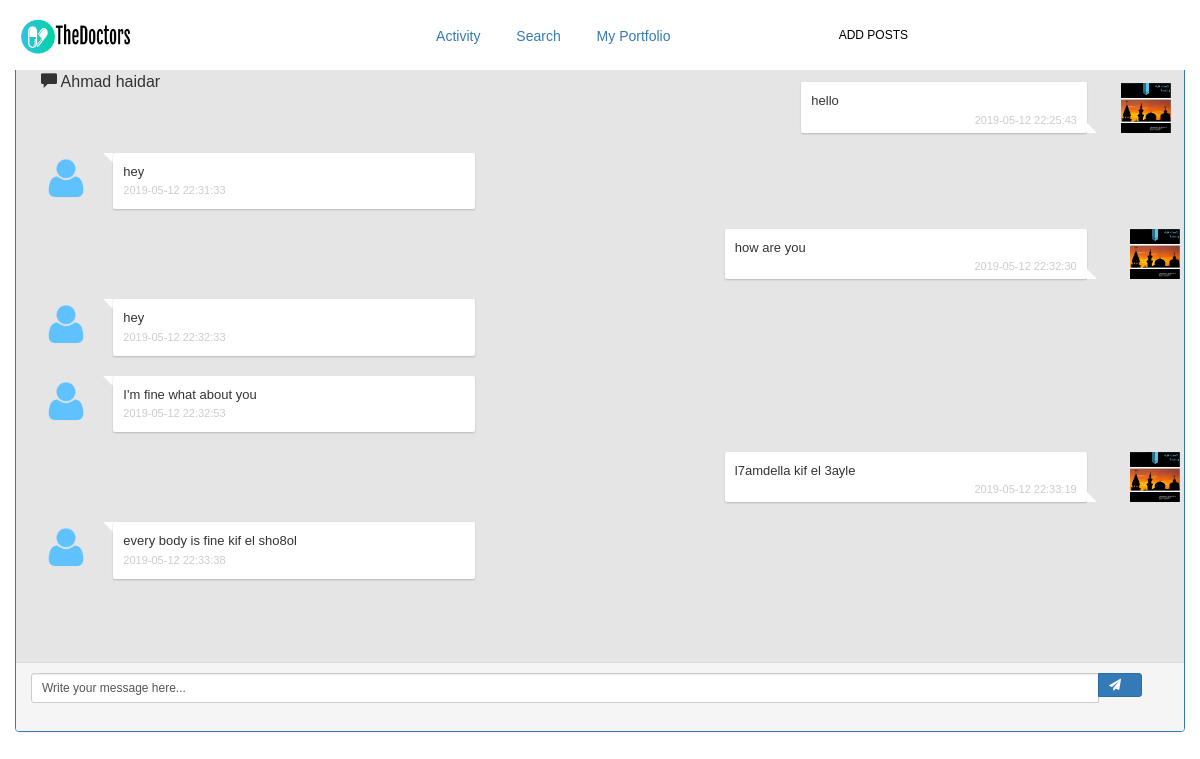
Screenshot of /message.php?from=mbh20@mail.aub.edu (signed in) with the database file from the repository.
### tables this page shows
CREATE TABLE `user` (
  `FirstName` varchar(100) NOT NULL,
  `LastName` varchar(100) NOT NULL,
  `Email` varchar(320) NOT NULL,
  `County` varchar(100) NOT NULL,
  `Password` varchar(100) NOT NULL,
  `DateOfBirth` date DEFAULT NULL,
  `vkey` varchar(45) NOT NULL,
  `verified` tinyint(1) NOT NULL DEFAULT '0',
  `Field` varchar(100) NOT NULL,
  `about` varchar(9999) DEFAULT NULL,
  `image` varchar(200) NOT NULL DEFAULT 'default.png'
);

CREATE TABLE `messages` (
  `ID` int(11) NOT NULL,
  `f` varchar(320) NOT NULL,
  `t` varchar(320) NOT NULL,
  `time` datetime NOT NULL,
  `body` varchar(9999) NOT NULL,
  `r` enum('read','unread') NOT NULL
);

### message.php (the view, shortened to what this page needs)
<?php session_start();
$user = $_SESSION['user'];
$db = new PDO("mysql:port=3302;dbname=thedoctors", "root", "");
$sender = $db->quote($_REQUEST['from']);
$u = $db->query("SELECT FirstName,LastName,image FROM `user` WHERE (Email=$sender)");
$n = "";
$image = "media/";
foreach ($u as $name) {
    $n = $name[0] . " " . $name[1];
    if ($name[2] == 'default.png') {
        $image = $image . $name[2];
    } else {
        $image = $image . $_REQUEST['from'] . '/ProfilePictures/' . $name[2];
    }
}
$use = $db->quote($user);
$u = $db->query("SELECT image FROM `user` WHERE (Email=$use)");
$i = "media/";
foreach ($u as $name) {
    if ($name[0] == 'default.png') {
        $i = $i . $name[0];
    } else {
        $i = $i . $_SESSION['user'] . '/ProfilePictures/' . $name[0];
    }
}
?>
<head>
    <link href="//netdna.bootstrapcdn.com/bootstrap/3.0.0/css/bootstrap.min.css" rel="stylesheet" id="bootstrap-css">
    <link rel="stylesheet" href="https://cdnjs.cloudflare.com/ajax/libs/font-awesome/4.7.0/css/font-awesome.min.css">
    <link rel="stylesheet" href="style/bootstrap.min.css">
    <link rel="stylesheet" href="https://maxcdn.bootstrapcdn.com/font-awesome/4.3.0/css/font-awesome.min.css">
    <link rel="stylesheet" href="style/icon.css">
    <link rel="stylesheet" href="style/loader.css">
    <link rel="stylesheet" href="style/idangerous.swiper.css">
    <link rel="stylesheet" href="style/stylesheet.css">
    <header>
        <div class="container-fluid custom-container">
            <div class="row no_row row-header">
                <div class="brand-be">
                    <a href="index.php">
                        <img class="logo-c active be_logo" src="img/Doctors.png" style="width:121px;height:37px;" alt=" logo">
                    </a>
                </div>
                <div class="header-menu-block">
                    <ul class="header-menu" id="one">
                        <li><a href="activity.php">Activity</a></li>
                        <li><a href="search.php">Search</a></li>
                        <li><a href="author.php">My Portfolio</a></li>
                        <li id="ad-work-li"><a id="add-work-btn" class="btn color-1" href="work.php">Add Posts </a></li>
                    </ul>
                </div>
            </div>
        </div>
    </header>
</head>
<body style="width:100%">
    <div class="container" style="max-width:100%">
        <div class="row" style="height: 100%">
            <div style="width:100% ;height:100%">
                <div class="chatbody" style="height: 100%">
                    <div class="panel panel-primary">
                            <div id='footer' class="panel-body msg_container_base" style="height: 80%;max-height:none;padding-top: 50px; ">
                                    <div class="col-md-8 col-xs-8">
                                        <h3 class="panel-title"><span class="glyphicon glyphicon-comment"></span> <?= $n ?></h3>
                                    </div>
                            <?php
                            $not = $db->query("SELECT * FROM `messages` WHERE (t=$use AND f=$sender) OR (f=$use AND t=$sender) ORDER BY time ASC");
                            foreach ($not as $message) {
                                if ($message['f'] == $_SESSION['user']) {
                                    ?>
                                    <div class="row msg_container base_sent" style='margin-left: 60%;padding-right: 30;'>
                                        <div class="col-md-10 col-xs-10">
                                            <div class="messages msg_sent">
                                                <p><?= $message['body'] ?></p>
                                                <time datetime="2009-11-13T20:00"><?= $message['time'] ?></time>
                                            </div>
                                        </div>
                                        <div class="col-md-2 col-xs-2 avatar">
                                            <img src="<?= $i ?>" class=" img-responsive " style='width:50px;height:50px;margin-left: 60%'>
                                        </div>
                                    </div>
                                <?php
                            } else {
                                ?>
                                    <div class="row msg_container base_receive" style='margin-right: 60%;padding-left: 30;'>
                                        <div class="col-md-2 col-xs-2 avatar">
                                            <img src="<?= $image ?>" class=" img-responsive " style='margin-left: 0px; width:50px;height:50px;margin-right: 60%'>
                                        </div>
                                        <div class="col-md-10 col-xs-10">
                                            <div class="messages msg_receive">
                                                <p><?= $message['body'] ?></p>
                                                <time datetime="2009-11-13T20:00"><?= $message['time'] ?></time>
                                            </div>
                                        </div>
                                    </div>
                                <?php
                            }
                        }
                        ?>
                        </div>
                        <div class="panel-footer">
                            <form action="message.php?from=<?= $_REQUEST['from'] ?>" method='post'>
                                <div class="input-group">
                                    <input name='message' id="btn-input" type="text" class="form-control input-sm chat_input" placeholder="Write your message here..." />
                                    <span class="input-group-btn">
                                        <button class="btn btn-primary btn-sm" id="btn-chat" name='send'><i class="fa fa-send fa-1x" aria-hidden="true"></i></button>
                                    </span>
                                </div>
                            </form>
                        </div>
                    </div>
                </div>
            </div>
        </div>
    </div>
</body>

### message.php (style rules this page uses)
body { height: 100%; position: fixed; bottom: 0; }
.col-md-2, .col-md-10 { padding: 0; }
.panel { margin-bottom: 0px; }
.msg_container_base { background: #e5e5e5; margin: 0; padding: 0 10px 10px; max-height: 300px; overflow-x: hidden; }
.msg_receive { padding-left: 0; margin-left: 0; }
.msg_sent { padding-bottom: 20px !important; margin-right: 0; }
.messages { background: white; padding: 10px; border-radius: 2px; box-shadow: 0 1px 2px rgba(0, 0, 0, 0.2); max-width: 100%; }
.messages>p { font-size: 13px; margin: 0 0 0.2rem 0; }
.messages>time { font-size: 11px; color: #ccc; }
.msg_container { padding: 10px; overflow: hidden; display: flex; }
img { display: block; width: 100%; }
.avatar { position: relative; }
.base_receive>.avatar:after { content: ""; position: absolute; top: 0; right: 0; width: 0; height: 0; border: 5px solid #FFF; border-left-color: rgba(0, 0, 0, 0); border-bottom-color: rgba(0, 0, 0, 0); }
.base_sent { justify-content: flex-end; align-items: flex-end; }
.base_sent>.avatar:after { content: ""; position: absolute; bottom: 0; left: 0; width: 0; height: 0; border: 5px solid white; border-right-color: transparent; border-top-color: transparent; box-shadow: 1px 1px 2px rgba(black, 0.2); // not quite perfect but close }
.msg_sent>time { float: right; }

### rows the page displays
user: n "Ahmad haidar"
messages: body "hello", time "2019-05-12 22:25:43", user.image (picture)
messages: body "hey", time "2019-05-12 22:31:33"
messages: body "how are you", time "2019-05-12 22:32:30", user.image (picture)
messages: body "hey", time "2019-05-12 22:32:33"
messages: body "I'm fine what about you", time "2019-05-12 22:32:53"
messages: body "l7amdella kif el 3ayle", time "2019-05-12 22:33:19", user.image (picture)
messages: body "every body is fine kif el sho8ol", time "2019-05-12 22:33:38"
